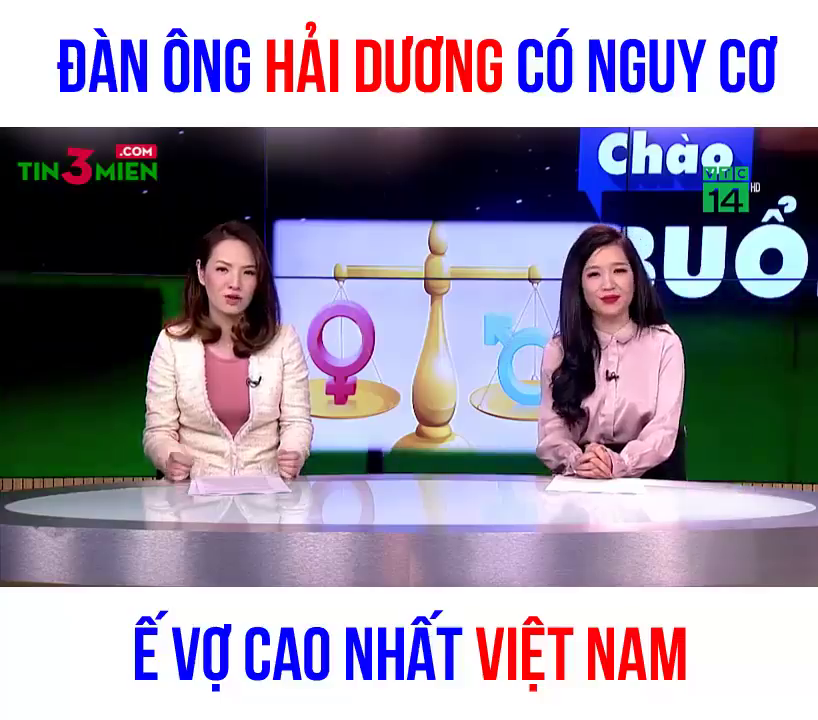
#> input picture frame 218 of contraiHDFA.mp4, 818 x 720 px
$ python READ_VIDEO.py
#> lines starting #> are read from the running program, lines starting #| are printed output that depends on the picture
# import cv2
# frameWidth = 640
import cv2
#khai bao hight, width
frameWidth = 640
frameHight = 480
#Video capture source
cap = cv2.VideoCapture('contraiHDFA.mp4')
#Tao vong lap doc
while True:
    success, img = cap.read()
#> img is the input picture: shape (720, 818, 3); mean B, G, R 162.9, 144.5, 152.1
    img = cv2.resize(img, (frameWidth, frameHight))
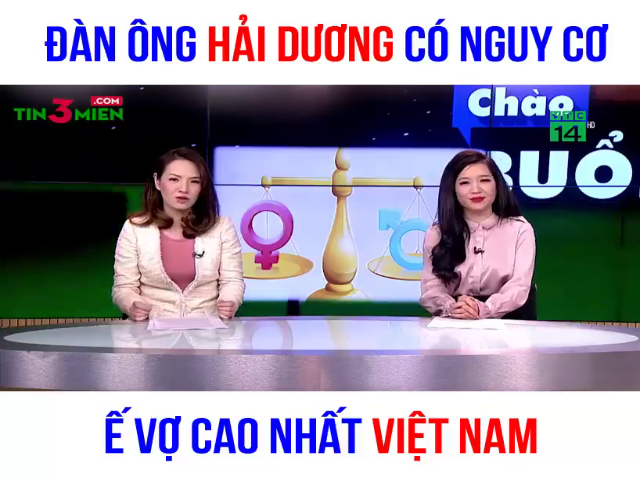
#> img: shape (480, 640, 3); mean B, G, R 162.9, 144.6, 152.2
    cv2.imshow('HDPA', img)
    if cv2.waitKey(1) and 0xFF == ord ('q'):
#> (key Esc is pressed here)
        break

$ run again, starting later in the video
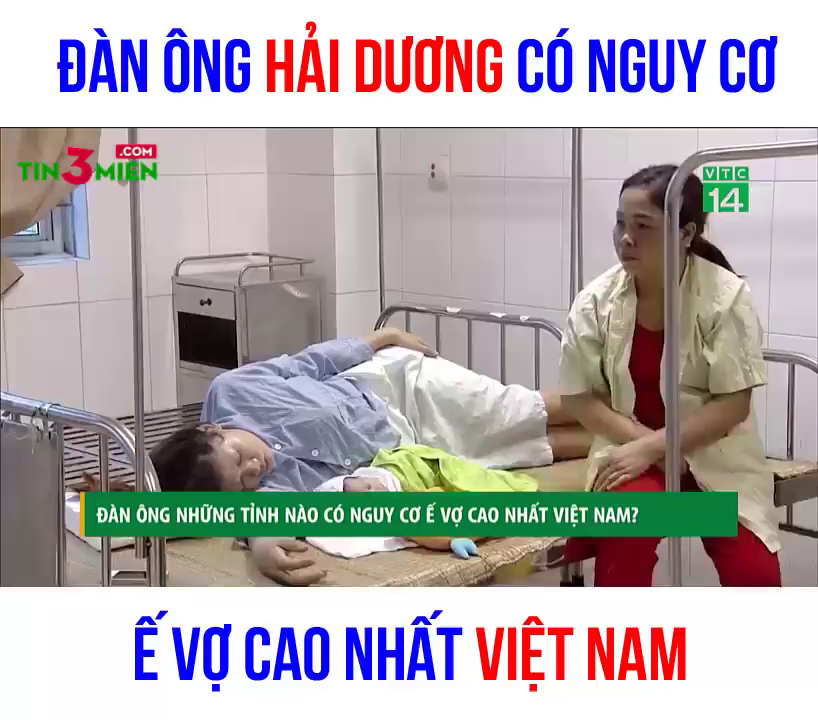
#> input picture frame 984 of contraiHDFA.mp4, 818 x 720 px
#> img is the input picture: shape (720, 818, 3); mean B, G, R 175.7, 171.8, 179.9
#> `img = cv2.resize(img, (frameWidth, frameHight))`:
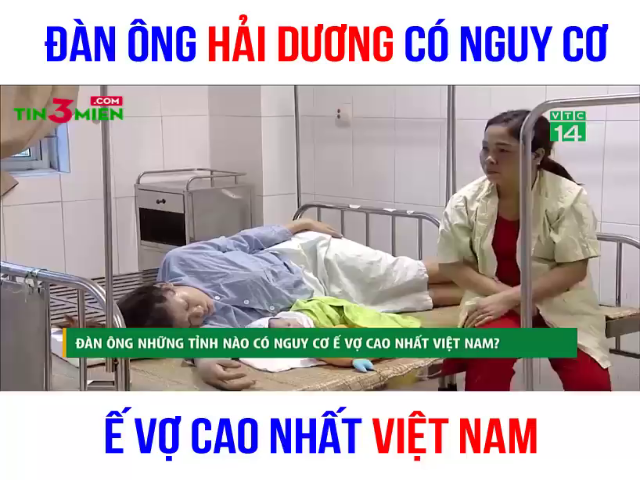
#> img: shape (480, 640, 3); mean B, G, R 175.7, 171.9, 180

$ run again, starting later in the video
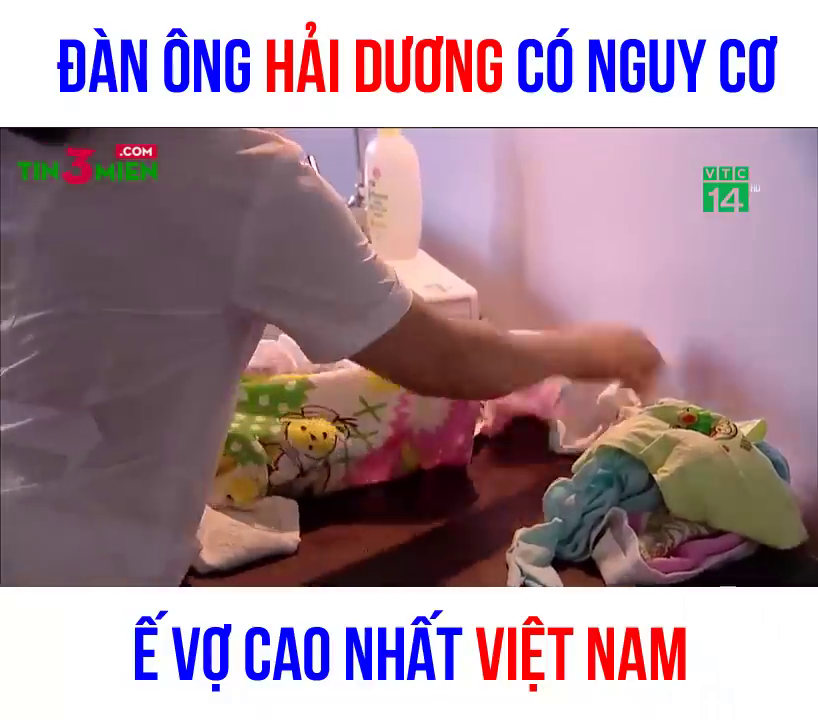
#> input picture frame 1749 of contraiHDFA.mp4, 818 x 720 px
#> img is the input picture: shape (720, 818, 3); mean B, G, R 152.6, 141.2, 166
#> `img = cv2.resize(img, (frameWidth, frameHight))`:
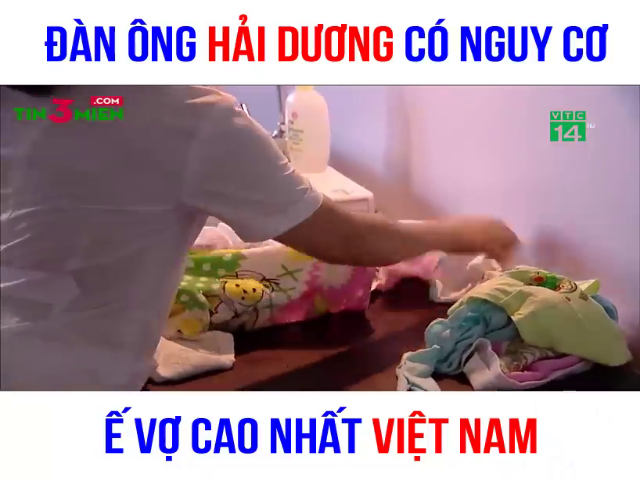
#> img: shape (480, 640, 3); mean B, G, R 152.6, 141.3, 166.1
